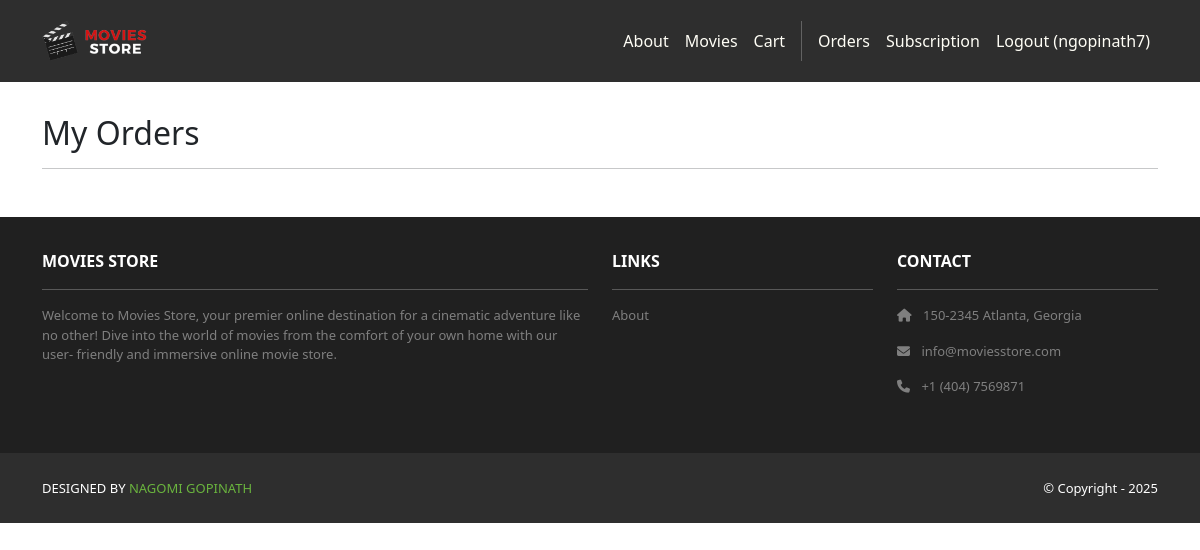
/accounts/orders/ (signed in), run on an earlier commit of the app's database.
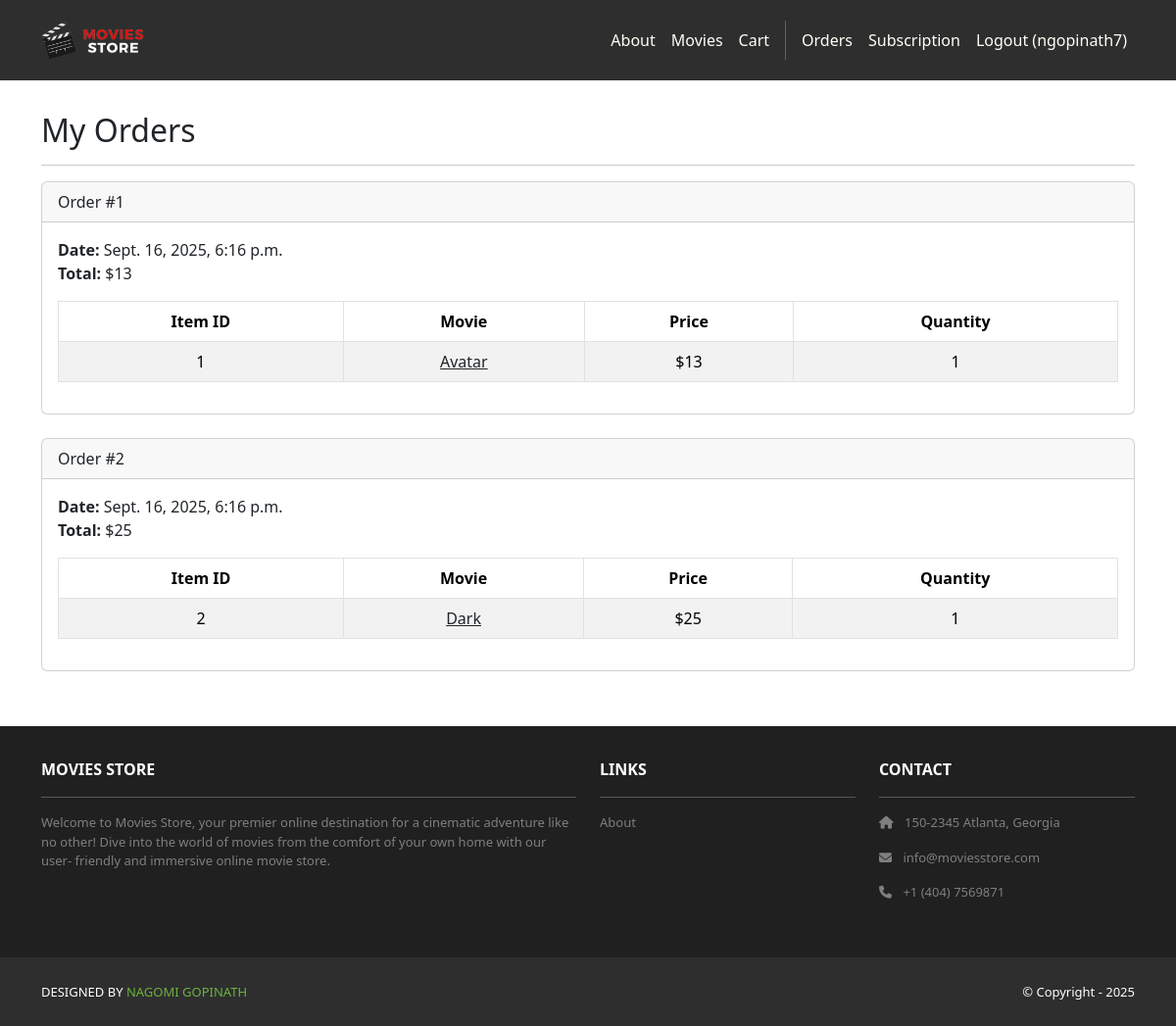
And on a later commit of the database.
### cart/models.py (models this page shows, shortened)
class Order(models.Model):
    id = models.AutoField(primary_key=True)
    total = models.IntegerField()
    date = models.DateTimeField(auto_now_add=True)
    user = models.ForeignKey(User,
        on_delete=models.CASCADE)

class Item(models.Model):
    id = models.AutoField(primary_key=True)
    price = models.IntegerField()
    quantity = models.IntegerField()
    order = models.ForeignKey(Order,
        on_delete=models.CASCADE)
    movie = models.ForeignKey(Movie,
        on_delete=models.CASCADE)

### movies/models.py (models this page shows, shortened)
class Movie(models.Model):
    id = models.AutoField(primary_key=True)
    name = models.CharField(max_length=255)
    price = models.IntegerField()
    description = models.TextField()
    image = models.ImageField(upload_to='movie_images/')

### accounts/views.py (the view)
# urls.py: path('orders/', views.orders, name='accounts.orders'),
@login_required
def orders(request):
    template_data = {}
    template_data['title'] = 'Orders'
    template_data['orders'] = request.user.order_set.all()
    return render(request, 'accounts/orders.html',
        {'template_data': template_data})

### accounts/templates/accounts/orders.html
{% extends 'base.html' %}
{% block content %}
<div class="p-3">
  <div class="container">
    <div class="row mt-3">
      <div class="col mx-auto mb-3">
        <h2>My Orders</h2>
        <hr />
        {% for order in template_data.orders %}
        <div class="card mb-4">
          <div class="card-header">
            Order #{{ order.id }}
          </div>
          <div class="card-body">
            <b>Date:</b> {{ order.date }}<br />
            <b>Total:</b> ${{ order.total }}<br />
            <table class="table table-bordered table-striped text-center mt-3">
              <thead>
                <tr>
                  <th scope="col">Item ID</th>
                  <th scope="col">Movie</th>
                  <th scope="col">Price</th>
                  <th scope="col">Quantity</th>
                </tr>
              </thead>
              <tbody>
                {% for item in order.item_set.all %}
                <tr>
                  <td>{{ item.movie.id }}</td>
                  <td>
                    <a class="link-dark"
                      href="{% url 'movies.show' id=item.movie.id %}">
                      {{ item.movie.name }}
                    </a>
                  </td>
                  <td>${{ item.movie.price }}</td>
                  <td>{{ item.quantity }}</td>
                </tr>
                {% endfor %}
              </tbody>
            </table>
          </div>
        </div>
        {% endfor %}
      </div>
    </div>
  </div>
</div>
{% endblock content %}

### moviesstore/templates/base.html (shortened to what this page needs)
<!DOCTYPE html>
<html>
  {% load static %}
  <head>
    <link href=
      "https://cdn.jsdelivr.net/npm/bootstrap@5.3.3/dist/css/bootstrap.min.css" rel="stylesheet"
>
    <link rel=
      "stylesheet"  href="https://cdnjs.cloudflare.com/ajax/libs/font-awesome/6.1.1/css/all.min.css">
    <link rel="stylesheet" type="text/css"
          href="{% static 'css/style.css' %}">
  </head>
  <body>
    <nav class="p-3 navbar navbar-dark bg-dark
         navbar-expand-lg">
      <div class="container">
        <a class="navbar-brand"
           href="{% url 'home.index' %}">
          <img src="{% static 'img/logo.png' %}" alt="logo"
               height="40" />
        </a>
        <div class="collapse navbar-collapse"
             id="navbarNavAltMarkup">
          <div class="navbar-nav ms-auto navbar-ml">
            <a class="nav-link"
               href="{% url 'home.about' %}">About</a>
            <a class="nav-link" href=
              "{% url 'movies.index' %}">Movies</a>
            <a class="nav-link"
              href="{% url 'cart.index' %}">Cart</a>
            {% if user.is_authenticated %}
            <a class="nav-link"
              href="{% url 'accounts.orders' %}">Orders
            </a>
            <a class="nav-link"
              href="{% url 'accounts.subscription' %}">Subscription</a>
            <a class="nav-link"
              href="{% url 'accounts.logout' %}">Logout ({{user.username }})</a>
            {% else %}
            <a class="nav-link"
              href="{% url 'accounts.login' %}">Login</a>
            <a class="nav-link"
              href="{% url 'accounts.signup' %}">Sign Up</a>
            {% endif %}
          </div>
        </div>
      </div>
    </nav>
    <div>
      {% block content %}
      {% endblock content %}
    </div>
    <section class="p-3 ms-footer d-none d-md-block">
      <div class="container">
        <div class="row mt-3 text-white">
          <div class="col-md-6 col-lg-6 col-xl-6
               mx-auto mb-4">
            <b>MOVIES STORE</b>
            <hr />
            <p>
              Welcome to Movies Store, your premier online
              destination for a cinematic adventure like no
              other! Dive into the world of movies from the
              comfort of your own home with our user-
              friendly and immersive online movie store.
            </p>
          </div>
          <div class="col-md-3 col-lg-3 col-xl-3
               mx-auto mb-4">
            <b>LINKS</b>
            <hr />
            <p><a class="nav-link"
              href="{% url 'home.about' %}">
              About
            </a></p>
          </div>
          <div class="col-md-3 col-lg-3 col-xl-3 mx-auto
               mb-4">
            <b>CONTACT</b>
            <hr />
            <p><i class="fas fa-home me-2"></i>
              150-2345 Atlanta, Georgia
            </p>
            <p><i class="fas fa-envelope me-2"></i>
              info@moviesstore.com
            </p>
            <p><i class="fas fa-phone me-2"></i>
              +1 (404) 7569871
            </p>
          </div>
        </div>
      </div>
    </section>
    <section class="p-3 ms-footer-bottom bg-dark">
      <div class="container d-flex
           justify-content-between">
        <div class="me-5 text-white">
          <span>DESIGNED BY
            <a href="https://www.x.com/danielgarax"
            target="_blank">NAGOMI GOPINATH</a>
          </span>
        </div>
        <div class="text-white">
          <span>© Copyright - 2025</span>
        </div>
      </div>
    </section>
  </body>
</html>

### moviesstore/static/css/style.css (style rules this page uses)
.navbar a.nav-link { color: #FFFEF6 !important; }
.bg-dark { background-color: #2E2E2E !important; }
.ms-footer { background-color: #202020; }
.ms-footer p { color: #7F7F7F; font-size: 13px; }
.ms-footer-bottom span { font-size: 13px; line-height: 38px; }
.ms-footer-bottom a { color: #6ab43e; text-decoration: none; }

What changed in the data, as far as the page shows it:
added Order: id "1", date "Sept. 16, 2025, 6:16 p.m.", total "13"
added Item: movie.id "1", movie.name "Avatar", movie.price "13", quantity "1"
added Order: id "2", date "Sept. 16, 2025, 6:16 p.m.", total "25"
added Item: movie.id "2", movie.name "Dark", movie.price "25", quantity "1"
